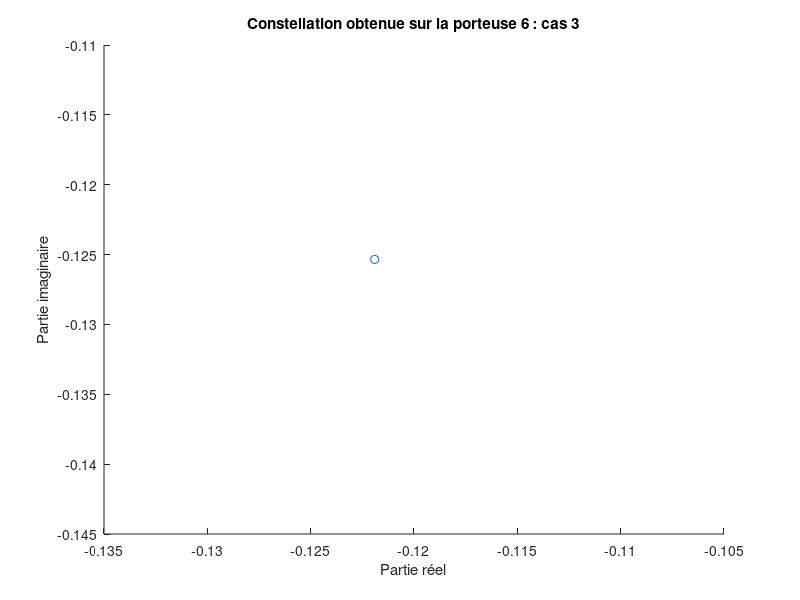
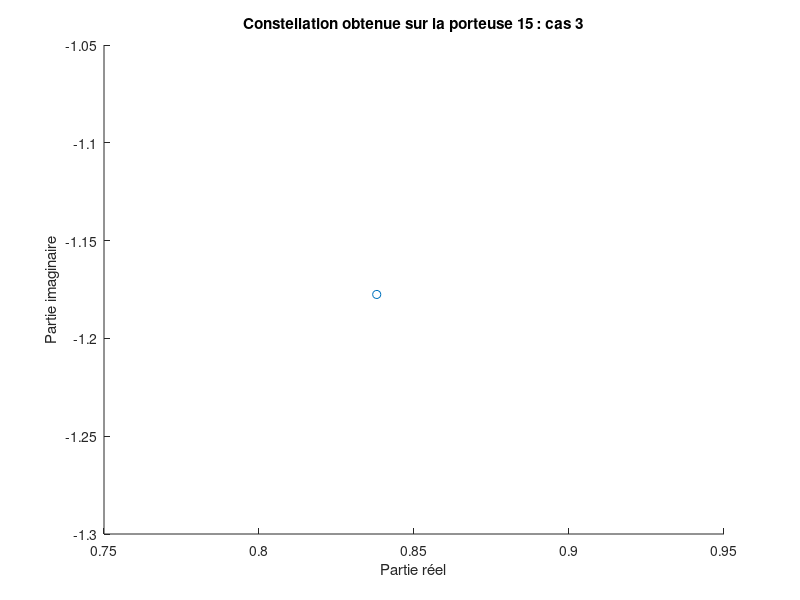

Write the MATLAB code that produced these figures, in order.
clear all;
close all;

%% variables 
N = 16;
N_actif = 16;
nb_bits = 1000;
taille_prefixe = 2*3;
retard = 8; %%% cas 1, pour le cas 2 : retard = 3 et pour le cas 3 : retard = 8

% réponse impulsionelle 
h = [0.407,0.815,0.407];

%% modulateur 
    % Mapping
    S=zeros(N, nb_bits);
    for i=1:N_actif
        S(i,:) = randi([0 1],1,nb_bits)*2 -1;
    end 

    % Canal
    Xe = ifft(S,N);

    %Préfixe cyclique
    CP = Xe(end-(taille_prefixe-1):end, :);
    Xe = [CP ; Xe];

    Y = reshape(Xe, 1, nb_bits*(N+taille_prefixe)); 

    %filtre 
    SignalSortieCanal=filter(h,1,Y) ;

 %% Démodulation 
     %démodulation
     Y_reshape = reshape(SignalSortieCanal, size(Xe));
     SignalSortieSansInter=Y_reshape(retard+1:end, N+retard,:); %%% erreur de synchronisation
     Y_recep = fft(SignalSortieSansInter,N);

    
 %% Constellation porteuse 6 et 15 
 porteuse6 = Y_recep(6, :);
 porteuse15 = Y_recep(15, :);


 figure
 scatter(real(porteuse6), imag(porteuse6))
 title(('Constellation obtenue sur la porteuse 6 : cas 3'))
 xlabel('Partie réel')
 ylabel('Partie imaginaire')


 figure
 scatter(real(porteuse15), imag(porteuse15))
 title('Constellation obtenue sur la porteuse 15 : cas 3')
 xlabel('Partie réel')
 ylabel('Partie imaginaire')